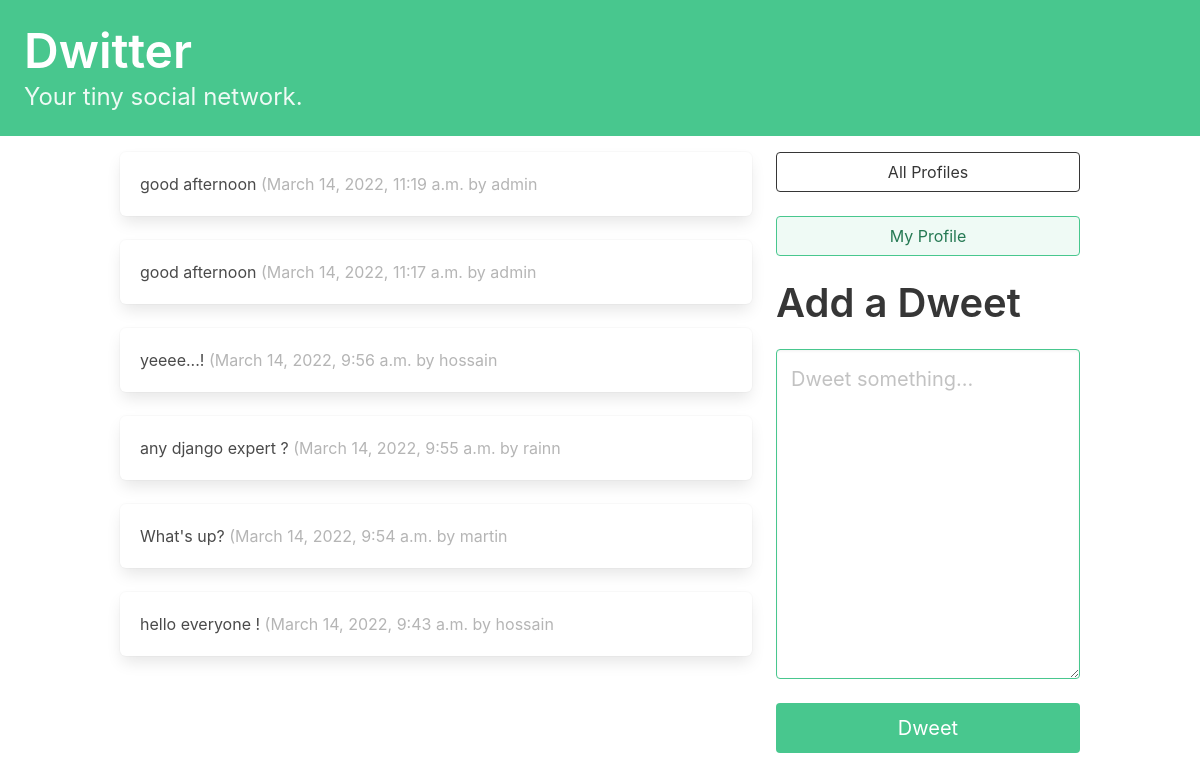
Before: / (signed in) with the older database file.
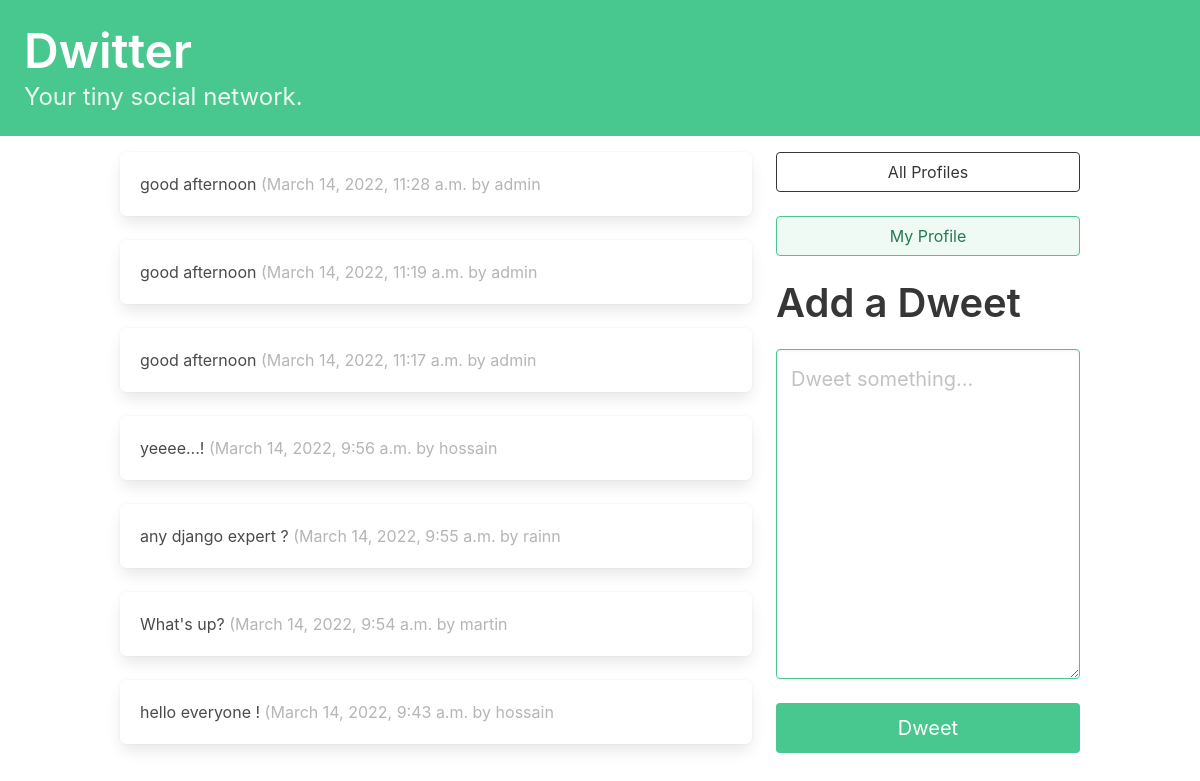
After: the same page with the newer database file.
### dwitter/models.py (models this page shows, shortened)
class Dweet(models.Model):
    user       = models.ForeignKey(
        User, related_name="dweets", on_delete=models.DO_NOTHING
    )
    body       = models.CharField(max_length=140)
    created_at = models.DateTimeField(auto_now_add=True)

### dwitter/views.py (the view)
# urls.py: path("", dashboard, name="dashboard"),
def dashboard(request):
    form = DweetForm(request.POST or None)
    if request.method == "POST":
        if form.is_valid():
            dweet = form.save(commit=False)
            dweet.user = request.user
            dweet.save()
            return redirect("dwitter:dashboard")
    followed_dweets = Dweet.objects.filter(
        user__profile__in=request.user.profile.follows.all()
    ).order_by("-created_at")
    return render(
        request,
        "dwitter/dashboard.html",
        {"form": form, "dweets": followed_dweets},
    )

### dwitter/forms.py
class DweetForm(forms.ModelForm):
    body = forms.CharField(
        required=True,
        widget=forms.widgets.Textarea(
            attrs={
                "placeholder": "Dweet something...",
                "class": "textarea is-success is-medium",
            }
        ),
        label="",
    )
    class Meta:
        model   = Dweet
        exclude = ("user",)

### dwitter/templates/dwitter/dashboard.html (shortened to what this page needs)
{% extends 'base.html' %}
{% block content %}
<div class="column">
    {% for dweet in dweets %}
    <div class="box">
        {{dweet.body}}
        <span class="is-small has-text-grey-light">
            ({{ dweet.created_at }} by {{ dweet.user.username }}
        </span>
    </div>
{% endfor %}
</div>
<div class="column is-one-third">
    <div class="block">
        <a href="{% url 'dwitter:profile_list' %} ">
            <button class="button is-dark is-outlined is-fullwidth">
                All Profiles
            </button>
        </a>
    </div>
    <div class="block">
        <a href="{% url 'dwitter:profile' request.user.profile.id %} ">
            <button class="button is-success is-light is-outlined is-fullwidth">
                My Profile
            </button>
        </a>
    </div>
    <div class="block">
        <div class="block">
            <h2 class="title is-2">Add a Dweet</p>
        </div>
        <div class="block">
            <form method="post">
                {{ form.as_p }}
                <button class="button is-success is-fullwidth is-medium mt-5"
                        type="submit">Dweet
                </button>
            </form>
        </div>
    </div>
</div>
{% endblock content %}

### dwitter/templates/base.html (shortened to what this page needs)
<!DOCTYPE html>
<html lang="en">
<head>
    <link rel="stylesheet" href="https://cdn.jsdelivr.net/npm/bulma@0.9.3/css/bulma.min.css">
</head>
<body>
    <a href="{% url 'dwitter:dashboard' %} ">
        <section class="hero is-small is-success mb-4">
            <div class="hero-body">
                <h1 class="title is-1">Dwitter</h1>
                <p class="subtitle is-4">Your tiny social network. </p>
            </div>
        </section>
    </a>
    <div class="container">
        <div class="columns">
            {% block content %}
            {% endblock content %}
        </div>
    </div>
</body>
</html>

Changed rows visible on the page:
added Dweet: body "good afternoon", created_at "March 14, 2022, 11:28 a.m.", user.username "admin"
